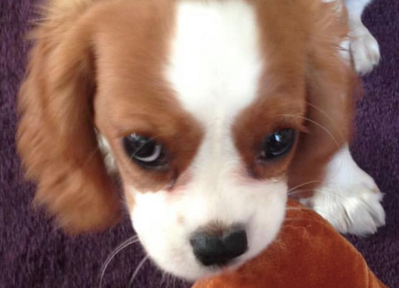
#> input picture Labs/Lab 6 - Image Filtering/img/dog.png, 399 x 288 px
$ python lab6.py
#> lines starting #> are read from the running program, lines starting #| are printed output that depends on the picture
from PIL import Image

"""
File: lab6.py
Contributes: Jesus A. Bernal Lopez - jebernal@csumb.edu
             Sat in front of mirror: zepoL lanreB .A suseJ - ude.bmusc@lanrebej
Due Date: 02/14/2019
Description: Exaplain what happens when we negate a negative image and change the green and
blue channel values by reducing them by 30%.
"""


"""
===== Task 1 =====
To negate a negative we simply do the same thing we do to get the negative of an image. I passed the negative
image to the code that gets the negative of an image and I got the original image.
"""

"""
===== Task 2 =====
Change the green and blue channel values by reducing them by 30%.
"""


def task2(image):
#> called with image = 'img/dog.png'
    im = Image.open(image)
#> im is the input picture: PIL image 399x288 RGB; mean R, G, B 143.5, 110.5, 101.6
    new_list = [(int(a[0]), int(a[1] * 0.7), int(a[2] * 0.7)) for a in im.getdata()]
#> new_list = 114912 items
    im.putdata(list(new_list))
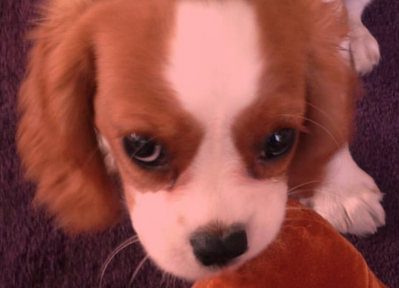
#> im: PIL image 399x288 RGB; mean R, G, B 143.5, 76.9, 70.7
    im.save("img/dog2.png")


if __name__ == "__main__":
    task2("img/dog.png")


"""
Summary: The lab was pretty easy, the only troubling thing was that I tried to use the lambda
approach to get the new_list but was not able to figure it out so reverted to using
list comprehension to get it done
"""
